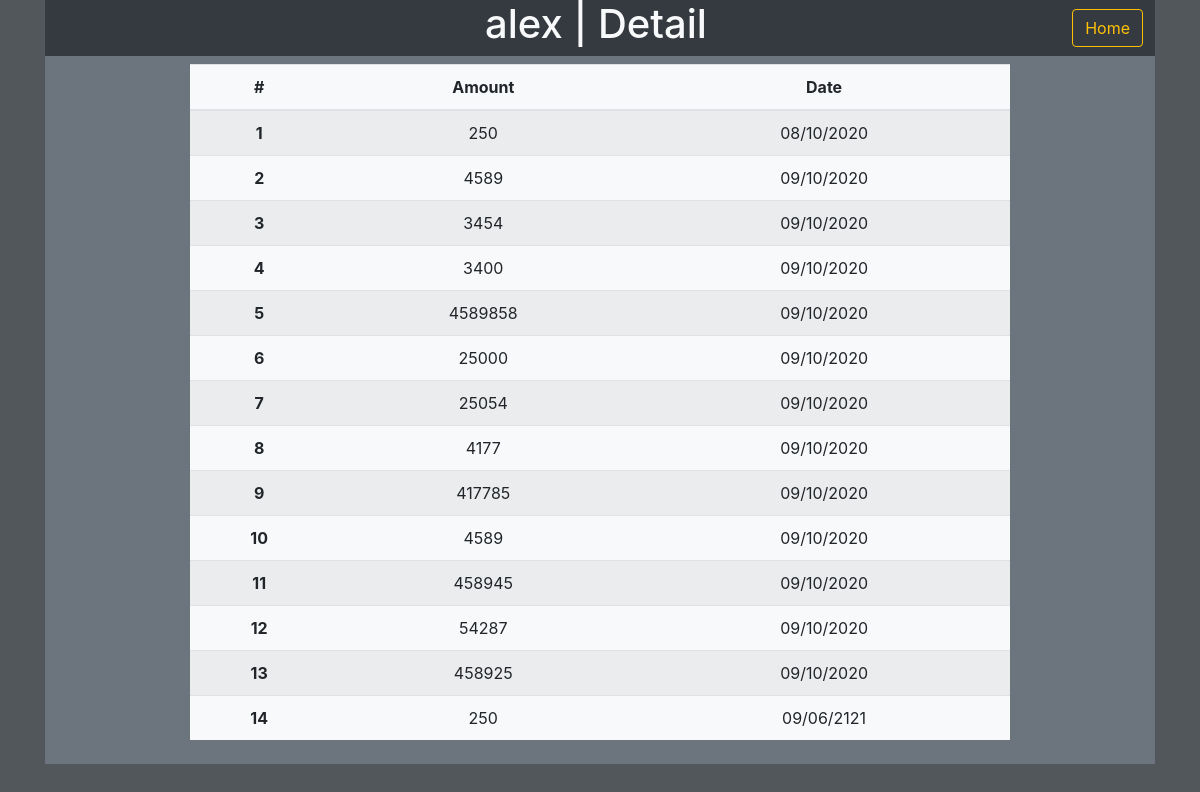
The app's page /detail-debit.php?id=1 with its own data.
### tables this page shows
CREATE TABLE person(
                id INTEGER NOT NULL PRIMARY KEY AUTOINCREMENT,
                name TEXT NOT NULL UNIQUE );

CREATE TABLE debit_record(
                id INTEGER NOT NULL PRIMARY KEY AUTOINCREMENT,
                person_id INT NOT NULL,
                amount INT NOT NULL,
                date TEXT NOT NULL);

### detail-debit.php (the view, shortened to what this page needs)
<?php
if(isset($_GET['id'])){
    $id = $_GET['id'];
    if(!empty($id)){
        $i = 0;
        $db = new MyDb('records.sqlite', SQLITE3_OPEN_READONLY);
        $db->enableExceptions(true);
        try {
            $sql = "SELECT name FROM person where id = $id";
            $db->exec('BEGIN');
            $ret = $db->querySingle($sql, true);
            $db->exec('END');
            $name = $ret['name'];
        }catch (Exception $e){
            echo $e->getMessage() . '<br>';
        }
        try {
            $sql = "SELECT * FROM debit_record where person_id = $id";
            $db->exec('BEGIN');
            $ret = $db->query($sql);
        }catch (Exception $e){
            echo $e->getMessage() . '<br>';
        }
    }else{
        echo 'NOT allowed!';
    }
}else{
    echo 'something is not right';
}
?>
<html lang="en">
<head>
    <link rel="stylesheet" href="bootstrap.min.css">
    <link rel="stylesheet" href="style.css">
</head>
<body>
    <div class="container">
        <div class="bg-dark">
            <div class="row">
                <div class="col"></div>
                <div class="col"><h1 class="text-center h1 text-light"><?php echo $name; ?> | Detail</h1></div>
                <div class="col d-flex align-items-center justify-content-end mr-2">
                    <a href="<?php echo "http://$_SERVER[HTTP_HOST]/recordsApp"; ?>" class="btn btn-outline-warning m-1">Home</a>
                </div>
            </div>
        </div>
        <div class="bg-secondary p-2">
            <div class="bg-light w-75 ml-auto mr-auto">
                <table class="table table-striped text-center">
                    <thead>
                    <tr>
                        <th scope="col">#</th>
                        <th scope="col">Amount</th>
                        <th scope="col">Date</th>
                    </tr>
                    </thead>
                    <tbody>
                    <?php while ($row = $ret->fetchArray(SQLITE3_ASSOC)){ $i++ ?>
                        <tr>
                            <th scope="row"><?php echo $i; ?></th>
                            <td><?php echo $row['amount']; ?></td>
                            <td><?php echo $row['date']; ?></td>
                        </tr>
                    <?php } ?>
                    </tbody>
                </table>
            </div>
        </div>
    </div>
</body>
</html>

### style.css (style rules this page uses)
body { background-color: #343a40d9; color: #f8f9fa; }

### records on screen
person: name "alex"
debit_record: amount "250", date "08/10/2020"
debit_record: amount "4589", date "09/10/2020"
debit_record: amount "3454", date "09/10/2020"
debit_record: amount "3400", date "09/10/2020"
debit_record: amount "4589858", date "09/10/2020"
debit_record: amount "25000", date "09/10/2020"
debit_record: amount "25054", date "09/10/2020"
debit_record: amount "4177", date "09/10/2020"
debit_record: amount "417785", date "09/10/2020"
debit_record: amount "4589", date "09/10/2020"
debit_record: amount "458945", date "09/10/2020"
debit_record: amount "54287", date "09/10/2020"
debit_record: amount "458925", date "09/10/2020"
debit_record: amount "250", date "09/06/2121"
